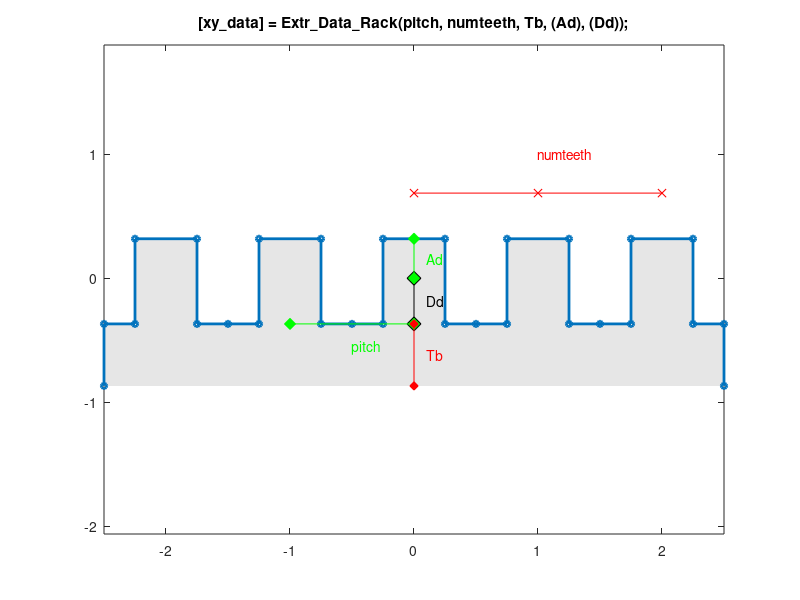

Recreate this plot in MATLAB.
function [xy_data] = Extr_Data_Rack(pitch, numteeth, Tb, varargin)
% EXTR_DATA_GEAR Produce extrusion data for a involute tooth rack cross-section
% as a set of vertices. The pressure angle is assumed to be 14.5 deg.
%   [xy_data] = Extr_Data_Rack(pitch, numteeth, Tb, varargin)
%   This function returns x-y data for an involute tooth rack.
%   You can specify:
%       pitch     - Teeth Pitch
%       numteeth  - Number of teeth
%       Tb        - thickness of base of rack
%       4th Input - Addendum
%       5th Input - Dedendum
%
% The rack profile is centered about the origin with the origin lying on
% the pitch line.
%
% To see a plot created with your parameter values, add 'plot' as the
% final argument >> Extr_Data_Rack(1,5,0.5,'plot')


% Copyright 2012-2022 The MathWorks, Inc.

Ap = 14.5*pi/180*0; % Pressure Angle
showplot = 'n';

% Default data to show diagram
if (nargin == 0)
    pitch = 1;
    numteeth = 5;
    Tb = 0.5;
end

% Calculate defaults based on required parameters
Ad = pitch/pi;
Dd = 1.157*Ad;

% Check if plot requested or Ad specified
if nargin==4
    if ischar(varargin{1})   % Plot requested
        showplot = varargin;
    else
        Ad = varargin{1};    % Ad specified
    end
    Dd = 1.157*Ad;           % Recalculate Dd default
end

% Check if plot requested or Dd specified
if nargin==5
    Ad = varargin{1};       % Ad specified
    if ischar(varargin{2})  % Plot requested
        showplot = varargin{2};
    else
        Dd = varargin{2};   % Dd specified
    end
end

if nargin==6
    Ad = varargin{1};       % Ad specified
    Dd = varargin{2};       % Dd specified
    if ischar(varargin{3})  % Plot requested
        showplot = varargin{3};
    end
end

% Generate single tooth profile
x1 = pitch/4-Dd/tan(pi/2-Ap);
x2 = pitch/4+Ad/tan(pi/2-Ap);
tooth_profile = [0    0;
    x1   0;
    x2   Ad+Dd;
    pitch-x2 Ad+Dd;
    pitch-x1 0];

% Repeat teeth
rack_profile = [0 -Tb; tooth_profile];
for idx=2:numteeth
    tooth_profile(:,1) = tooth_profile(:,1) + pitch;
    rack_profile = [rack_profile; tooth_profile];
end
rack_profile = [rack_profile; numteeth*pitch 0; numteeth*pitch -Tb];

% Center rack profile
rack_profile(:,1) = rack_profile(:,1) - numteeth*pitch/2;
rack_profile(:,2) = rack_profile(:,2) - Dd;

xy_data = flipud(rack_profile);

if (nargin == 0 || strcmpi(showplot,'plot'))
    
    % Figure name
    figString = ['h1_' mfilename];
    % Only create a figure if no figure exists
    figExist = 0;
    fig_hExist = evalin('base',['exist(''' figString ''')']);
    if (fig_hExist)
        figExist = evalin('base',['ishandle(' figString ') && strcmp(get(' figString ', ''type''), ''figure'')']);
    end
    if ~figExist
        fig_h = figure('Name',figString);
        assignin('base',figString,fig_h);
    else
        fig_h = evalin('base',figString);
    end
    figure(fig_h)
    clf(fig_h)
    
    % Plot extrusion
    patch(xy_data(:,1),xy_data(:,2),[1 1 1]*0.90,'EdgeColor','none');
    hold on
    plot(xy_data(:,1),xy_data(:,2),'-','Marker','o','MarkerSize',4,'LineWidth',2);
    axis('equal');
    
    % Show parameters
    hold on
    
    plot([0 0],[0 -Dd],'k-d','MarkerFaceColor','k','MarkerSize',10);
    text(0.1*pitch,-Dd/2,'Dd');
    
    plot([0 0],[0 Ad],'g-d','MarkerFaceColor','g','MarkerSize',8);
    text(0.1*pitch,Ad/2, '{\color{green}Ad}');
    
    plot([0 -pitch],[-Dd -Dd],'g-d','MarkerFaceColor','g','MarkerSize',8);
    text(-pitch/2,-3*Dd/2, '{\color{green}pitch}');
    
    teeth_pts = [0 pitch 2*pitch];
    plot(teeth_pts,(Dd+Ad)*ones(size(teeth_pts)),'r-x','MarkerFaceColor','r');
    text(pitch,Dd+2*Ad,'{\color{red}numteeth}');
    
    plot([0 0],[-Dd -Dd-Tb],'r-d','MarkerFaceColor','r','MarkerSize',6);
    text(0.1*pitch,-Dd-Tb/2,'{\color{red}Tb}');
    
    title('[xy\_data] = Extr\_Data\_Rack(pitch, numteeth, Tb, (Ad), (Dd));');
    hold off
    box on
    
    clear xy_data
end
